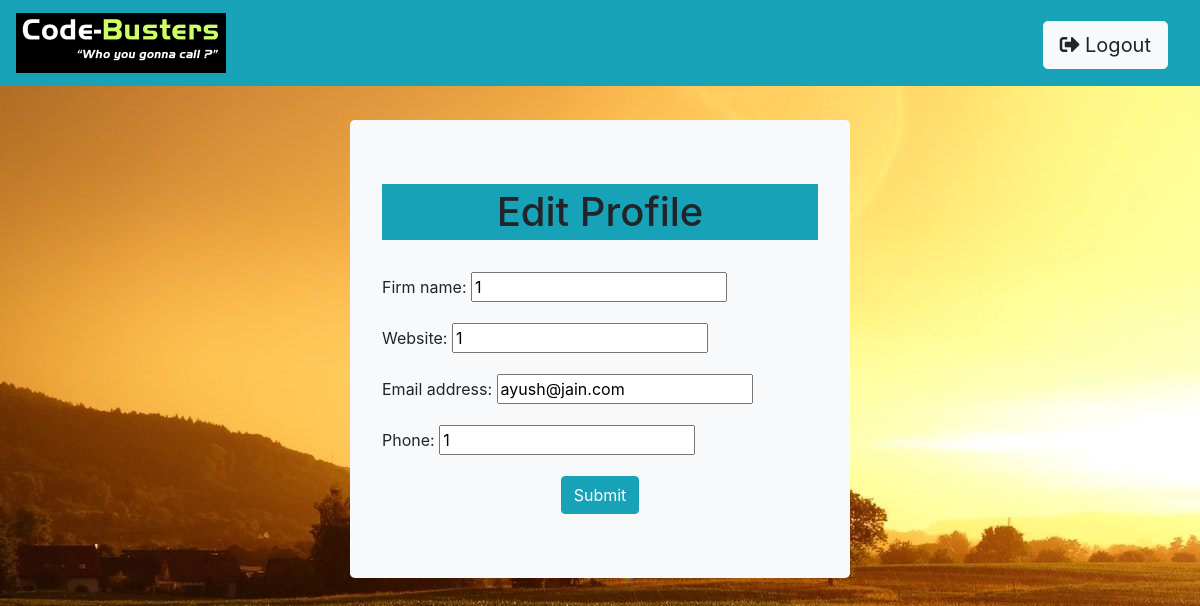
Page /web/myprofile/edit/ (signed in) on the earlier database version.
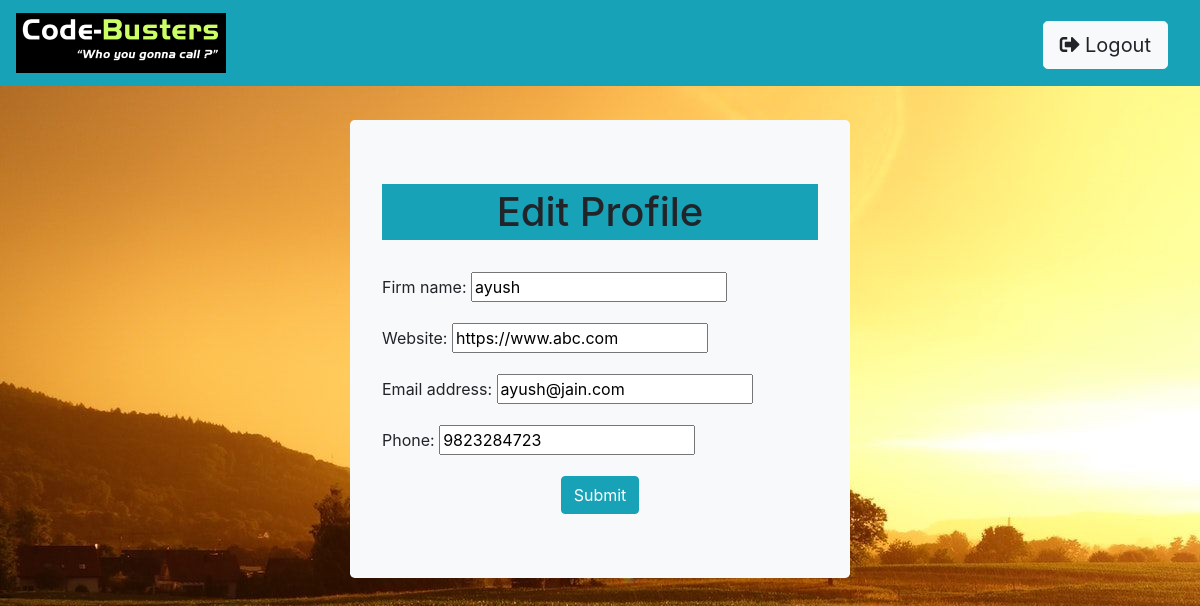
Same page on the later database version.
### web/models.py (models this page shows)
class User(AbstractUser):
    is_seller = models.BooleanField(default=False)
    is_buyer = models.BooleanField(default=False)
    phone = models.CharField(max_length=10, validators=[MinLengthValidator(10),RegexValidator(r'^\d{1,10}$')], default='')
    firm_name = models.CharField(max_length=100,default='')
    website = models.URLField(max_length=100,default='')

### web/views.py (the view)
# urls.py: path('myprofile/edit/',views.edit_profile,name="edit_profile"),
@login_required(login_url='/web/login/')
def edit_profile(request):
    if request.user.is_buyer is True:
        if request.method == 'POST':
            form = BuyerEditProfileForm(data=request.POST, instance=request.user)
            if form.is_valid():
                form.save()
                return redirect('web:my_profile')
        else:
            form = BuyerEditProfileForm(instance=request.user)
        return render(request, 'web/editprofile.html',{'form':form})
    else:
        if request.method == 'POST':
            form = SellerEditProfileForm(data=request.POST, instance=request.user)
            if form.is_valid():
                form.save()
                return redirect('web:my_profile')
        else:
            form = SellerEditProfileForm(instance=request.user)
        return render(request, 'web/editprofile.html',{'form':form})

### web/forms.py
class SellerEditProfileForm(UserChangeForm):
    password = None
    class Meta:
        model = User
        fields = (
            'firm_name',
            'website',
            'email',
            'phone'
        )

### web/templates/web/editprofile.html (shortened to what this page needs)
{% extends 'base.html' %}
{% block body %}
<ul class="nav navbar-nav ml-auto">
        <li class="nav-item mr-3 pt-1">
            <form action="{% url 'web:logout' %}" method="post">
            <button type="submit" class="btn btn-light btn-lg">
                <span class="fas fa-sign-out-alt"></span> Logout
            </button>
            </form>
        </li>
</ul>
{% endblock %}
{% block div %}
<br>
<br><br><br><br>
<div class="container jumbotron bg-light" style="width:500px">
<h1 class="bg-info p-1" align="center">Edit Profile</h1> <br>
    <form method="post">
        {{form.as_p}}
        <div align="center">
        <button type="submit" class="btn btn-info">Submit</button>
        </div>
    </form>
</div>
{% endblock %}

Differences in the rows shown:
changed User "ayush@jain.com": firm_name "1" → "ayush"; website "1" → "https://www.abc.com"; phone "1" → "9823284723"
